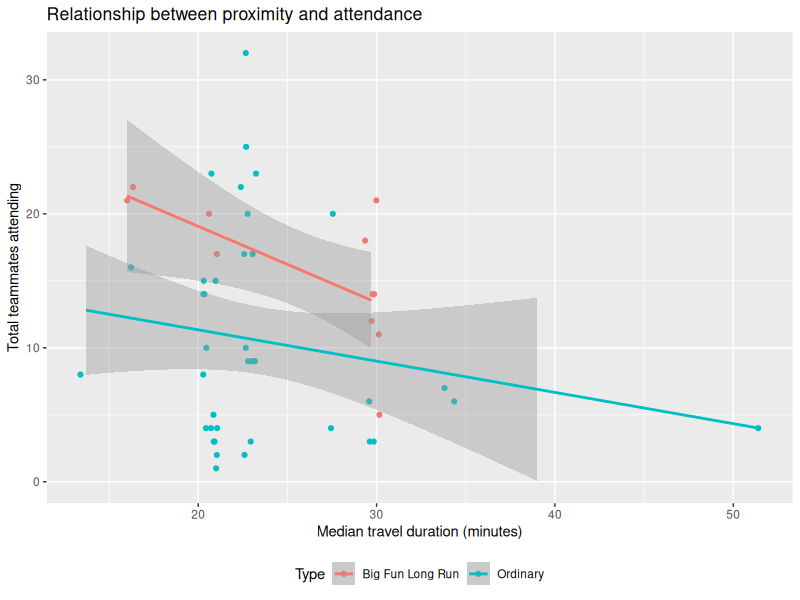

Recreate this plot in R.
library(dplyr)
library(googlesheets4)
library(readr)

source("attendance.R")
source("distance_matrix.R")

process.attendance <- function (attendance) {
  attendance |>
    filter(`Deficit/Surplus` != "#N/A") |>
    filter(Event == "Long Run") |>
    filter(is.na(`Actual?`)) |>
    transmute(
      date = Date,
      location = ifelse(Location == "The Stacks", "Willamette Boulevard", Location),
      Type = ifelse(Note == "Big Fun Long Run", Note, NA)
    ) |>
    mutate(Type = coalesce(Type, "Ordinary"))
}

main <- function (args = c()) {
  if (length(args) < 1) {
    cat("Missing required arguments\n")
    return()
  }
  # Read files
  distance.matrix.file.path <- args[[1]]
  attendance <- fetch.attendance() |>
    process.attendance()
  distance.matrix <- read.distance.matrix(distance.matrix.file.path)
  # Analysis
  total.attendance <- attendance |>
    count(location, date, Type) |>
    rename(attendance = n)
  median.travel.duration <- distance.matrix |>
    group_by(destination) |>
    summarise(duration_min = median(duration_min, na.rm = TRUE)) |>
    rename(location = destination)
  proximity.attendance.relationship <- left_join(total.attendance, median.travel.duration)
  proximity.attendance.relationship |>
    ggplot(aes(x = duration_min, y = attendance, col = Type)) +
    geom_jitter(height = 0, width = 0.5) +
    geom_smooth(method = "lm") +
    ylim(0, NA) +
    ggtitle("Relationship between proximity and attendance") +
    xlab("Median travel duration (minutes)") +
    ylab("Total teammates attending")
}
